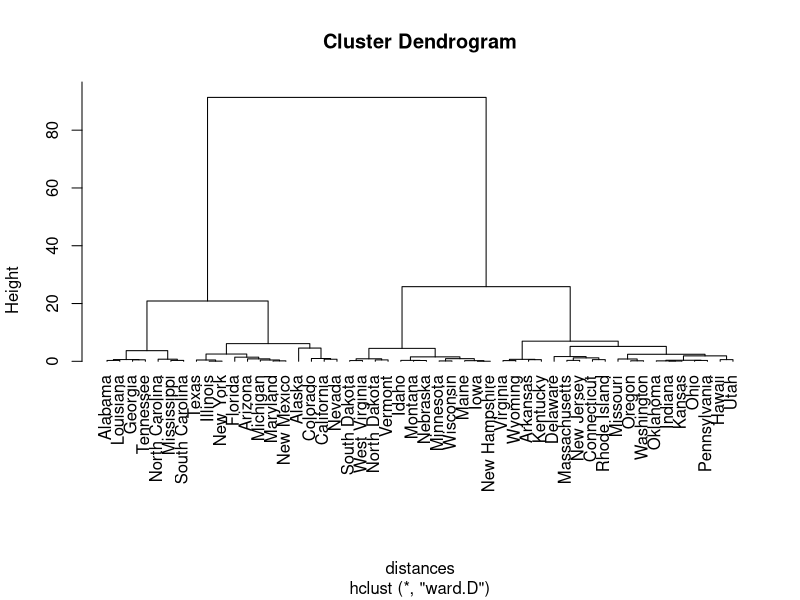
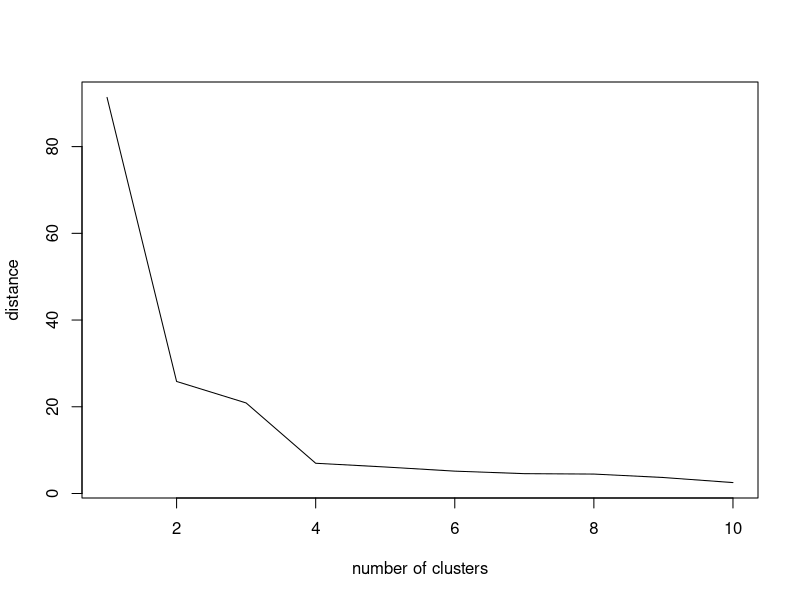

The R script that drew these images, in order:
##TP 2##

#####EXERCICE 1#####

#1#

#On charge les données
data("USArrests")

#2#

#We store the scaled data into the variable d
d <- scale(USArrests)

#3#

#On creer une matrice de distances
distances <- dist(d)^2/2
#dist() is computing the euclidian distance, on le mets au carré car on veut que des valeurs positives

#4#

#We perform a hierchical clustering
h <- hclust(distances, method = "ward.D")

#Then we plot the results
plot(h, hang = -1)

#5#

#We can see huge height values between 2 classes and 4 classes
#So it can be efficient to take 2 or 4 groups.
plot(rev(h$height)[1:10], type = "l", xlab="number of clusters", ylab = "distance")

#6#

#We'll use the cutree function to select the 2 cluster's partition
classe <- cutree(h,2)

#7#

#We add the classe variable to the distance matrix
classe1 <- subset(d, classe == 1)

#8#

#We'll compute the cardinal and the gravity center of the classe1
n1 <- nrow(classe1[,1:4])
cg1 <- colMeans(classe1[,1:4])

#then we compute his inertia
nvar <- ncol(USArrests)
inertie1 <- mean(rowSums(classe1[,1:4] - matrix(cg1, n1, nvar, byrow = T))^2)

#9#

#We are doing the same as the question 8 but with the second classe
#First we select the class
classe2 <- subset(d, classe == 2)

#We'll compute his cardinal and his gravity center
n2 <- nrow(classe2[,1:4])
cg2 <- colMeans(classe2[,1:4])

#then we compute his inertia
inertie2 <- mean(rowSums(classe2[,1:4] - matrix(cg2, n2, nvar, byrow = T))^2)

#10#

#Class 1:
n1
cg1
inertie1

#Class 2:
n2
cg2
inertie2

#The first class is state with a huge amount of arrests and the second class is state without a lot
#of arrests. Class 1 is less spread out. The two class doesn't look at the urban population
#to categorize the states. (Probably with 4 class we would have urban population affecting some of the class)

#####EXERCICE 2#####